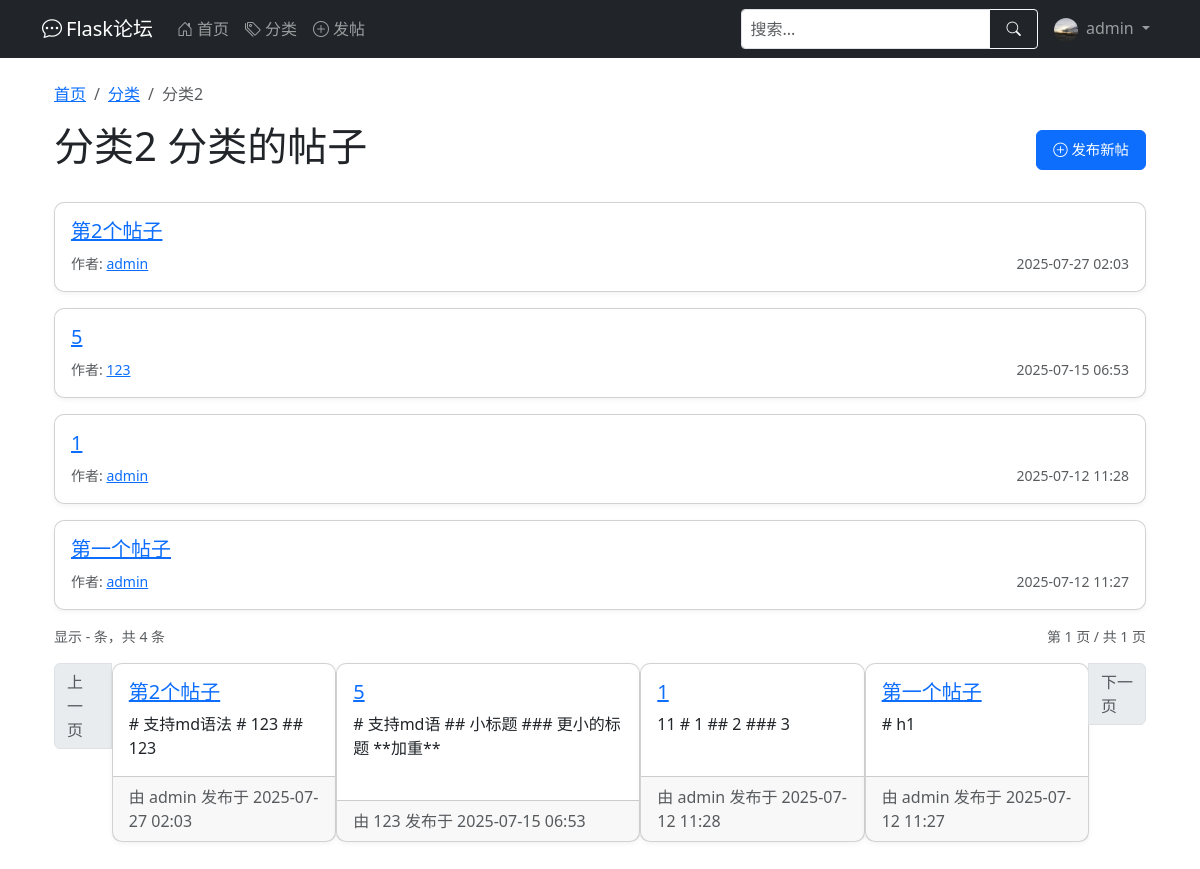
The app's page /category/6 (signed in) with its own data.
### app/models.py (models this page shows, shortened)
class User(UserMixin, db.Model):
    __tablename__ = 'user'
    id = db.Column(db.Integer, primary_key=True)
    username = db.Column(db.String(64), index=True, unique=True, nullable=False)
    email = db.Column(db.String(120), index=True, unique=True, nullable=False)
    password_hash = db.Column(db.String(128), nullable=False)
    created_at = db.Column(db.DateTime, default=datetime.utcnow)
    last_seen = db.Column(db.DateTime, default=datetime.utcnow)
    about_me = db.Column(db.Text)
    avatar = db.Column(db.String(120), default='default.jpg')  # 头像
    permissions = db.Column(db.Integer, default=Permissions.USER)
    posts = db.relationship('Post', backref='author', lazy='dynamic')  # 在Post处能查到作者，用法：Post.author
    def avatar_url(self):
        return url_for('static', filename=f'profile_pics/{self.avatar}', _external=True)

class Category(db.Model):
    __tablename__ = 'category'
    id = db.Column(db.Integer, primary_key=True)
    name = db.Column(db.String(50), unique=True, nullable=False)
    posts = db.relationship('Post', backref='category', lazy=True)  # 从Post里能查到分类,Post.category

class Post(db.Model):
    __tablename__ = 'post'
    id = db.Column(db.Integer, primary_key=True)
    title = db.Column(db.String(100), nullable=False)
    content = db.Column(db.Text, nullable=False)
    created_at = db.Column(db.DateTime, default=datetime.utcnow)
    last_updated = db.Column(db.DateTime, default=datetime.utcnow, onupdate=datetime.utcnow)
    views = db.Column(db.Integer, default=0)  # 浏览量
    user_id = db.Column(db.Integer, db.ForeignKey('user.id'), nullable=False)  # 对应user.id
    category_id = db.Column(db.Integer, db.ForeignKey('category.id'))  # 对应category.id
    comments = db.relationship('Comment', backref='post', lazy='select')  # post.comment查到所有评论
    _comment_count = db.Column('comment_count', db.Integer, default=0)
    @property
    def comment_count(self):
        return self._comment_count
    @comment_count.setter
    def comment_count(self, value):
        self._comment_count = value

### app/routes.py (the view)
@main.route('/category/<int:category_id>')
def category_posts(category_id):
    category = Category.query.get_or_404(category_id)
    page = request.args.get('page', 1, type=int)
    per_page = current_app.config.get('POSTS_PER_PAGE', 10)
    query = base_posts_query().filter(Post.category_id == category.id)
    query = query.order_by(Post.created_at.desc())
    pagination = query.paginate(page=page, per_page=per_page)
    posts = create_posts_with_comment_count(pagination=pagination, category=category)
    return render_template('category_posts.html', category=category, posts=posts)

### app/models.py (called while the page is built)
@login_manager.user_loader
def load_user(user_id):
    return User.query.get(int(user_id))

### app/utils.py (called while the page is built)
def create_posts_with_comment_count(pagination, category=None):
    posts = []
    for post, comment_count_val in pagination.items:
        new_post = Post(
            id=post.id,
            title=post.title,
            content=post.content,
            created_at=post.created_at,
            last_updated=post.last_updated,
            views=post.views,
            user_id=post.user_id,
            category_id=post.category_id,
            _comment_count=comment_count_val,
            author=post.author
        )
        new_post.category = category or post.category
        posts.append(new_post)
    return CustomPagination(
        items=posts,
        page=pagination.page,
        per_page=pagination.per_page,
        total=pagination.total
    )

def base_posts_query():
    comment_count = db.session.query(
        Comment.post_id,
        func.count(Comment.id).label('comment_count')
    ).group_by(Comment.post_id).subquery()  # 修正位置
    return db.session.query(
        Post,
        func.coalesce(comment_count.c.comment_count, 0).label('comment_count')
    ).outerjoin(
        comment_count, Post.id == comment_count.c.post_id
    ).options(
        joinedload(Post.author),
        joinedload(Post.category)
    )

### app/templates/category_posts.html (shortened to what this page needs)
{% extends "base.html" %}
{% import "_pagination.html" as pagination %}
{% block content %}
<div class="container mt-4">
    <nav aria-label="breadcrumb">
        <ol class="breadcrumb">
            <li class="breadcrumb-item"><a href="{{ url_for('main.index') }}">首页</a></li>
            <li class="breadcrumb-item"><a href="{{ url_for('main.list_categories') }}">分类</a></li>
            <li class="breadcrumb-item active" aria-current="page">{{ category.name }}</li>
        </ol>
    </nav>
    <div class="d-flex justify-content-between align-items-center mb-4">
        <h1>{{ category.name }} 分类的帖子</h1>
        {% if current_user.is_authenticated %}
        <a href="{{ url_for('main.create_post') }}" class="btn btn-primary">
            <i class="bi bi-plus-circle"></i> 发布新帖
        </a>
        {% endif %}
    </div>
    {% if posts.items %}
    {% for post in posts.items %}
    <div class="card mb-3">
        <div class="card-body">
            <h5 class="card-title">
                <a href="{{ url_for('main.post_detail', post_id=post.id) }}">
                    {{ post.title }}
                </a>
            </h5>
            <div class="d-flex justify-content-between">
                <div>
                    <small class="text-muted">
                        作者: <a href="{{ url_for('main.user_profile', username=post.author.username) }}">
                        {{ post.author.username }}
                    </a>
                    </small>
                </div>
                <div>
                    <small class="text-muted">
                        {{ post.created_at.strftime('%Y-%m-%d %H:%M') }}
                    </small>
                </div>
            </div>
        </div>
    </div>
    {% endfor %}
    <div class="d-flex justify-content-between align-items-center mb-3">
        <small class="text-muted">
            显示 {{ posts.first }} - {{ posts.last }} 条，共 {{ posts.total }} 条
        </small>
        <small class="text-muted">
            第 {{ posts.page }} 页 / 共 {{ posts.pages }} 页
        </small>
    </div>
    <nav aria-label="Page navigation">
        <ul class="pagination justify-content-center">
            <li class="page-item {% if not posts.has_prev %}disabled{% endif %}">
                <a class="page-link"
                   href="{{ url_for('main.category_posts', category_id=category.id, page=posts.prev_num) }}">
                    上一页
                </a>
            </li>
            {% for post in posts.items %}
            <div class="card mb-3">
                <div class="card-body">
                    <h5 class="card-title">
                        <a href="{{ url_for('main.post_detail', post_id=post.id) }}">
                            {{ post.title }}
                        </a>
                    </h5>
                    <p class="card-text">{{ post.content|truncate(200) }}</p>
                </div>
                <div class="card-footer text-muted">
                    由 {{ post.author.username }} 发布于 {{ post.created_at.strftime('%Y-%m-%d %H:%M') }}
                </div>
            </div>
            {% endfor %}
            <li class="page-item {% if not posts.has_next %}disabled{% endif %}">
                <a class="page-link"
                   href="{{ url_for('main.category_posts', category_id=category.id, page=posts.next_num) }}">
                    下一页
                </a>
            </li>
        </ul>
    </nav>
    {% else %}
    <div class="alert alert-info">
        该分类下还没有帖子
    </div>
    {% endif %}
</div>
{% endblock %}

### app/templates/base.html (shortened to what this page needs)
<!DOCTYPE html>
<html lang="zh" data-bs-theme="auto">
<head>
    <link href="/static/css/bootstrap.min.css" rel="stylesheet">
    <link rel="stylesheet" href="/static/css/bootstrap-icons.css">
</head>
<body>
<nav class="navbar navbar-expand-lg navbar-dark bg-dark desktop-nav">
    <div class="container">
        <a class="navbar-brand" href="{{ url_for('main.index') }}">
            <i class="bi bi-chat-dots me-1"></i>Flask论坛
        </a>
        <div class="collapse navbar-collapse" id="mainNavbar">
            <ul class="navbar-nav me-auto">
                <li class="nav-item">
                    <a class="nav-link" href="{{ url_for('main.index') }}">
                        <i class="bi bi-house-door me-1"></i>首页
                    </a>
                </li>
                <li class="nav-item">
                    <a class="nav-link" href="{{ url_for('main.list_categories') }}">
                        <i class="bi bi-tags me-1"></i>分类
                    </a>
                </li>
                <li class="nav-item">
                    <a class="nav-link" href="{{ url_for('main.create_post') }}">
                        <i class="bi bi-plus-circle me-1"></i>发帖
                    </a>
                </li>
            </ul>
            <form class="d-flex me-2 my-2 my-lg-0" action="{{ url_for('main.index') }}" method="get">
                <div class="input-group">
                    <input type="search" name="q" class="form-control form-control-sm" placeholder="搜索..."
                           aria-label="搜索" value="{{ request.args.get('q', '') }}">
                    <button class="btn btn-outline-light btn-sm" type="submit">
                        <i class="bi bi-search"></i>
                    </button>
                </div>
            </form>
            <ul class="navbar-nav">
                {% if current_user.is_authenticated %}
                <li class="nav-item dropdown">
                    <a class="nav-link dropdown-toggle" href="#" id="userDropdown" role="button"
                       data-bs-toggle="dropdown" aria-expanded="false">
                        <img src="{{ current_user.avatar_url() }}" class="rounded-circle me-1" width="24" height="24"
                             alt="头像">
                        {{ current_user.username }}
                    </a>
                </li>
                {% endif %}
            </ul>
        </div>
    </div>
</nav>
<main class="container mt-3 mb-5">
    {% block content %}{% endblock %}
</main>
</body>
</html>

### app/templates/base.html (style rules this page uses)
:root { --mobile-nav-height: 56px; }
@media (min-width: 769px) { .desktop-nav { display: block; } }
input, textarea, select { font-size: 16px !important; }
.card { margin-bottom: 15px; border-radius: 10px; box-shadow: 0 2px 5px rgba(0,0,0,0.05); }
.btn { padding: 8px 16px; font-size: 0.9rem; }

### records on screen
User: avatar_url (picture), username "admin"
Category: name "分类2"
Post: title "第2个帖子", author.username "admin", created_at "2025-07-27 02:03", content "# 支持md语法 # 123 ## 123"
Post: title "5", author.username "123", created_at "2025-07-15 06:53", content "# 支持md语 ## 小标题 ### 更小的标题 **加重**"
Post: title "1", author.username "admin", created_at "2025-07-12 11:28", content "11 # 1 ## 2 ### 3"
Post: title "第一个帖子", author.username "admin", created_at "2025-07-12 11:27", content "# h1"

### other values on screen
{{ posts.total }} "4"
{{ posts.page }} "1"
{{ posts.pages }} "1"
